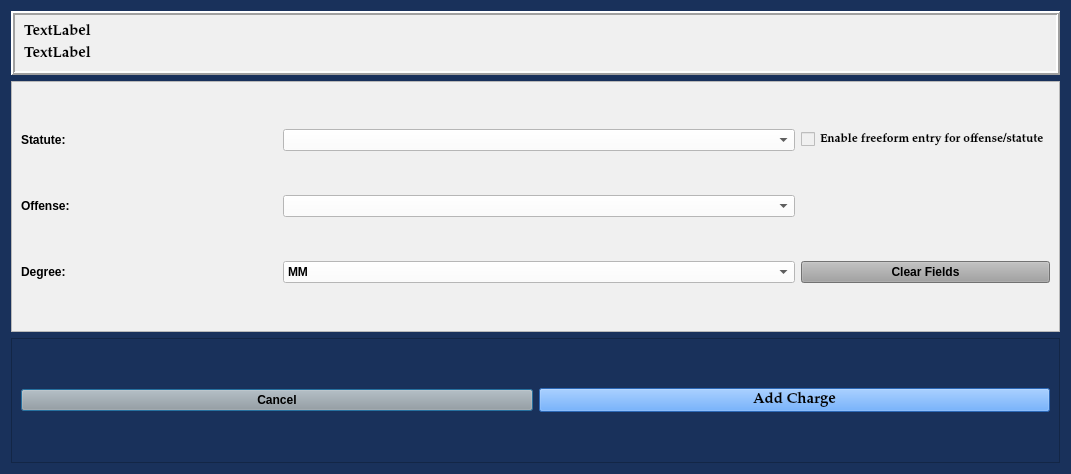
<?xml version="1.0" encoding="UTF-8"?>
<ui version="4.0">
 <class>AddChargeDialog</class>
 <widget class="QDialog" name="AddChargeDialog">
  <property name="geometry">
   <rect>
    <x>0</x>
    <y>0</y>
    <width>1071</width>
    <height>474</height>
   </rect>
  </property>
  <property name="sizePolicy">
   <sizepolicy hsizetype="Preferred" vsizetype="Preferred">
    <horstretch>0</horstretch>
    <verstretch>0</verstretch>
   </sizepolicy>
  </property>
  <property name="minimumSize">
   <size>
    <width>0</width>
    <height>0</height>
   </size>
  </property>
  <property name="font">
   <font>
    <family>Palatino Linotype</family>
    <pointsize>11</pointsize>
    <weight>9</weight>
    <italic>false</italic>
    <bold>false</bold>
   </font>
  </property>
  <property name="windowTitle">
   <string>Add Charge</string>
  </property>
  <property name="styleSheet">
   <string notr="true">background-color: rgb(25, 49, 91);
font: 75 11pt &quot;Palatino Linotype&quot;;</string>
  </property>
  <layout class="QGridLayout" name="gridLayout" rowstretch="0,2,1">
   <item row="2" column="0">
    <widget class="QFrame" name="frame">
     <property name="font">
      <font>
       <family>Palatino Linotype</family>
       <pointsize>11</pointsize>
       <weight>75</weight>
       <italic>false</italic>
       <bold>true</bold>
      </font>
     </property>
     <property name="styleSheet">
      <string notr="true">font: 75 11pt &quot;Palatino Linotype&quot;;
font-weight: bold;</string>
     </property>
     <property name="frameShape">
      <enum>QFrame::StyledPanel</enum>
     </property>
     <property name="frameShadow">
      <enum>QFrame::Raised</enum>
     </property>
     <layout class="QGridLayout" name="gridLayout_4">
      <item row="0" column="0">
       <widget class="QPushButton" name="cancel_Button">
        <property name="styleSheet">
         <string notr="true">background-color: rgb(160, 160, 160);
font-weight: bold;</string>
        </property>
        <property name="text">
         <string>Cancel</string>
        </property>
       </widget>
      </item>
      <item row="0" column="1">
       <widget class="QPushButton" name="add_charge_Button">
        <property name="font">
         <font>
          <family>Palatino Linotype</family>
          <pointsize>11</pointsize>
          <weight>75</weight>
          <italic>false</italic>
          <bold>true</bold>
         </font>
        </property>
        <property name="styleSheet">
         <string notr="true">background-color: rgb(62, 146, 255);
font: 75 11pt &quot;Palatino Linotype&quot;;
font-weight: bold;</string>
        </property>
        <property name="text">
         <string>Add Charge</string>
        </property>
       </widget>
      </item>
     </layout>
    </widget>
   </item>
   <item row="0" column="0">
    <widget class="QFrame" name="case_information_frame">
     <property name="sizePolicy">
      <sizepolicy hsizetype="Preferred" vsizetype="Preferred">
       <horstretch>0</horstretch>
       <verstretch>0</verstretch>
      </sizepolicy>
     </property>
     <property name="maximumSize">
      <size>
       <width>5000</width>
       <height>5000</height>
      </size>
     </property>
     <property name="cursor">
      <cursorShape>ArrowCursor</cursorShape>
     </property>
     <property name="styleSheet">
      <string notr="true">background-color: rgb(240, 240, 240);
font-weight: bold;</string>
     </property>
     <property name="frameShape">
      <enum>QFrame::Box</enum>
     </property>
     <property name="frameShadow">
      <enum>QFrame::Raised</enum>
     </property>
     <property name="lineWidth">
      <number>2</number>
     </property>
     <layout class="QGridLayout" name="gridLayout_2">
      <item row="0" column="0">
       <widget class="QLabel" name="case_number_label">
        <property name="font">
         <font>
          <family>Palatino Linotype</family>
          <pointsize>11</pointsize>
          <weight>75</weight>
          <italic>false</italic>
          <bold>true</bold>
         </font>
        </property>
        <property name="text">
         <string>TextLabel</string>
        </property>
       </widget>
      </item>
      <item row="1" column="0">
       <widget class="QLabel" name="defendant_name_label">
        <property name="font">
         <font>
          <family>Palatino Linotype</family>
          <pointsize>11</pointsize>
          <weight>75</weight>
          <italic>false</italic>
          <bold>true</bold>
         </font>
        </property>
        <property name="text">
         <string>TextLabel</string>
        </property>
       </widget>
      </item>
     </layout>
    </widget>
   </item>
   <item row="1" column="0">
    <widget class="QFrame" name="frame_3">
     <property name="sizePolicy">
      <sizepolicy hsizetype="Preferred" vsizetype="Preferred">
       <horstretch>0</horstretch>
       <verstretch>0</verstretch>
      </sizepolicy>
     </property>
     <property name="font">
      <font>
       <family>Palatino Linotype</family>
       <pointsize>11</pointsize>
       <weight>75</weight>
       <italic>false</italic>
       <bold>true</bold>
      </font>
     </property>
     <property name="styleSheet">
      <string notr="true">background-color: rgb(240, 240, 240);
font-weight: bold;</string>
     </property>
     <property name="frameShape">
      <enum>QFrame::StyledPanel</enum>
     </property>
     <property name="frameShadow">
      <enum>QFrame::Raised</enum>
     </property>
     <layout class="QGridLayout" name="gridLayout_3" columnstretch="1,2,0">
      <item row="3" column="0">
       <widget class="QLabel" name="label_23">
        <property name="text">
         <string>Degree:</string>
        </property>
       </widget>
      </item>
      <item row="2" column="0">
       <widget class="QLabel" name="label_15">
        <property name="text">
         <string>Offense:</string>
        </property>
       </widget>
      </item>
      <item row="1" column="0">
       <widget class="QLabel" name="label_6">
        <property name="text">
         <string>Statute:</string>
        </property>
       </widget>
      </item>
      <item row="2" column="1">
       <widget class="QComboBox" name="offense_choice_box">
        <property name="minimumSize">
         <size>
          <width>300</width>
          <height>0</height>
         </size>
        </property>
        <property name="styleSheet">
         <string notr="true">background-color: rgb(255, 255, 255);</string>
        </property>
        <property name="editable">
         <bool>false</bool>
        </property>
       </widget>
      </item>
      <item row="1" column="1">
       <widget class="QComboBox" name="statute_choice_box">
        <property name="enabled">
         <bool>true</bool>
        </property>
        <property name="minimumSize">
         <size>
          <width>300</width>
          <height>0</height>
         </size>
        </property>
        <property name="focusPolicy">
         <enum>Qt::WheelFocus</enum>
        </property>
        <property name="styleSheet">
         <string notr="true">background-color: rgb(255, 255, 255);</string>
        </property>
        <property name="editable">
         <bool>false</bool>
        </property>
       </widget>
      </item>
      <item row="3" column="1">
       <widget class="QComboBox" name="degree_choice_box">
        <property name="enabled">
         <bool>true</bool>
        </property>
        <property name="focusPolicy">
         <enum>Qt::WheelFocus</enum>
        </property>
        <property name="styleSheet">
         <string notr="true">background-color: rgb(255, 255, 255);</string>
        </property>
        <item>
         <property name="text">
          <string>MM</string>
         </property>
        </item>
        <item>
         <property name="text">
          <string>M1</string>
         </property>
        </item>
        <item>
         <property name="text">
          <string>M2</string>
         </property>
        </item>
        <item>
         <property name="text">
          <string>M3</string>
         </property>
        </item>
        <item>
         <property name="text">
          <string>M4</string>
         </property>
        </item>
        <item>
         <property name="text">
          <string>UCM</string>
         </property>
        </item>
       </widget>
      </item>
      <item row="3" column="2">
       <widget class="QPushButton" name="clear_fields_Button">
        <property name="focusPolicy">
         <enum>Qt::NoFocus</enum>
        </property>
        <property name="styleSheet">
         <string notr="true">background-color: rgb(160, 160, 160);</string>
        </property>
        <property name="text">
         <string>Clear Fields</string>
        </property>
       </widget>
      </item>
      <item row="1" column="2">
       <widget class="ConditionCheckbox" name="freeform_entry_checkBox">
        <property name="enabled">
         <bool>true</bool>
        </property>
        <property name="font">
         <font>
          <family>Palatino Linotype</family>
          <pointsize>9</pointsize>
          <weight>75</weight>
          <italic>false</italic>
          <bold>true</bold>
         </font>
        </property>
        <property name="focusPolicy">
         <enum>Qt::NoFocus</enum>
        </property>
        <property name="styleSheet">
         <string notr="true">font: 75 9pt &quot;Palatino Linotype&quot;;
font-weight: bold;</string>
        </property>
        <property name="text">
         <string>Enable freeform entry for offense/statute</string>
        </property>
       </widget>
      </item>
     </layout>
    </widget>
   </item>
  </layout>
 </widget>
 <customwidgets>
  <customwidget>
   <class>ConditionCheckbox</class>
   <extends>QCheckBox</extends>
   <header>munientry.widgets.custom_widgets</header>
  </customwidget>
 </customwidgets>
 <tabstops>
  <tabstop>statute_choice_box</tabstop>
  <tabstop>offense_choice_box</tabstop>
  <tabstop>degree_choice_box</tabstop>
  <tabstop>add_charge_Button</tabstop>
  <tabstop>cancel_Button</tabstop>
 </tabstops>
 <resources/>
 <connections/>
 <slots>
  <slot>proceed_to_ability_to_pay()</slot>
  <slot>close_window()</slot>
  <slot>add_offense()</slot>
  <slot>amend_offense()</slot>
  <slot>proceed_to_sentencing()</slot>
 </slots>
</ui>
